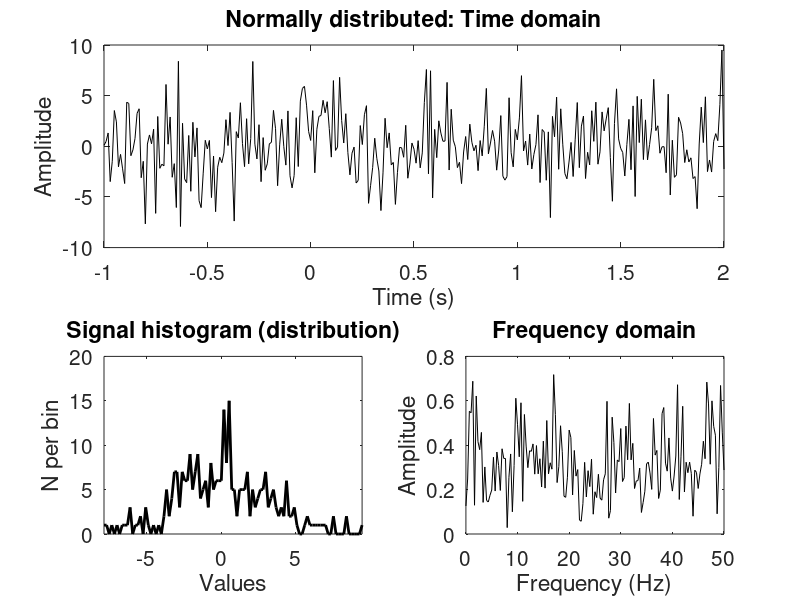
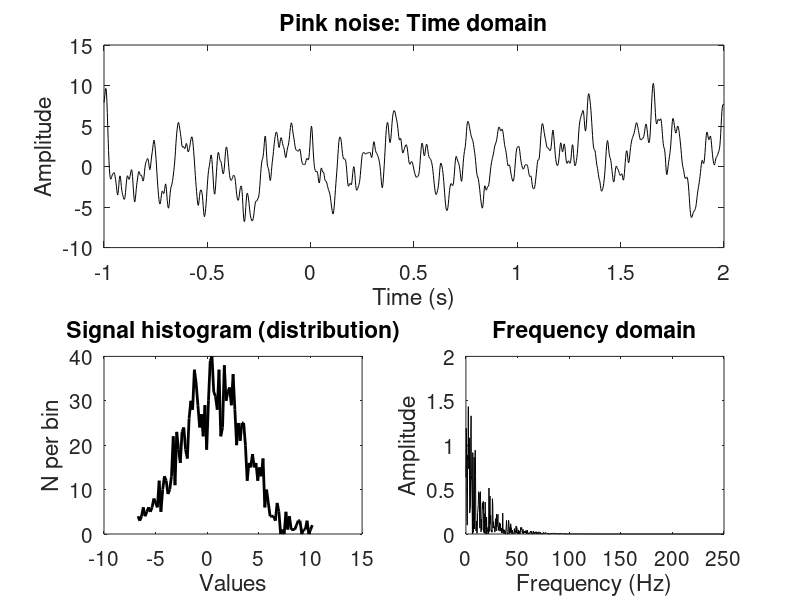

Source code (MATLAB) for these figures, in order:
%%
%     COURSE: Solved challenges in neural time series analysis
%    SECTION: Simulating EEG data
%      VIDEO: Simulating noise
% Instructor: sincxpress.com
%
%%

%% Normally distributed noise

% simulation details
srate  = 100; % sampling rate in Hz
time   = -1:1/srate:2;
pnts   = length(time);

% frequencies for the power spectrum
hz = linspace(0,srate/2,floor(length(time)/2)+1);


% noise parameters
stretch = 3;
shift   = 0;

% (optional: fix the random-number generator state)
% rng(3);

% generate random data
noise = stretch*randn(size(time)) + shift;

figure(4), clf
subplot(211)
plot(time,noise,'k')
set(gca,'fontsize',15)
title('Normally distributed: Time domain')
xlabel('Time (s)'), ylabel('Amplitude')

subplot(223)
[y,x] = hist(noise,100);
plot(x,y,'k','linew',2)
xlabel('Values'), ylabel('N per bin')
title('Signal histogram (distribution)')
set(gca,'fontsize',15,'xlim',[min(x) max(x)])

subplot(224)
amp = abs(fft(noise)/pnts);
amp(2:end) = 2*amp(2:end);
plot(hz,amp(1:length(hz)),'k')
title('Frequency domain')
set(gca,'fontsize',15)
xlabel('Frequency (Hz)'), ylabel('Amplitude')


%% Pink noise (aka 1/f aka fractal)

%%% questions: what is the effect of changing the "ed" parameter?
%%%            which values make this time-domain signal look most like EEG?

% simulation details for this video
srate = 500; % sampling rate in Hz
time  = -1:1/srate:2;
pnts  = length(time);
hz    = linspace(0,srate/2,floor(length(time)/2)+1);

% generate 1/f amplitude spectrum
ed = 50; % exponential decay parameter
as = rand(1,floor(pnts/2)-1) .* exp(-(1:floor(pnts/2)-1)/ed);
as = [as(1) as 0 0 as(:,end:-1:1)];

% Fourier coefficients
fc = as .* exp(1i*2*pi*rand(size(as)));

% inverse Fourier transform to create the noise
noise = real(ifft(fc)) * pnts;


figure(5), clf
subplot(211)
plot(time,noise,'k')
set(gca,'fontsize',15)
title('Pink noise: Time domain')
xlabel('Time (s)'), ylabel('Amplitude')

subplot(223)
[y,x] = hist(noise,100);
plot(x,y,'k','linew',2)
xlabel('Values'), ylabel('N per bin')
title('Signal histogram (distribution)')
set(gca,'fontsize',15)

subplot(224)
amp = abs(fft(noise)/pnts);
amp(2:end) = 2*amp(2:end);
plot(hz,amp(1:length(hz)),'k')
title('Frequency domain')
set(gca,'fontsize',15)
xlabel('Frequency (Hz)'), ylabel('Amplitude')

%%
